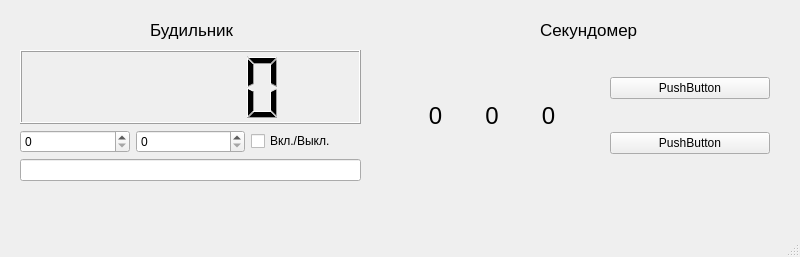
<?xml version="1.0" encoding="UTF-8"?>
<ui version="4.0">
 <class>MainWindow</class>
 <widget class="QMainWindow" name="MainWindow">
  <property name="geometry">
   <rect>
    <x>0</x>
    <y>0</y>
    <width>800</width>
    <height>257</height>
   </rect>
  </property>
  <property name="windowTitle">
   <string>MainWindow</string>
  </property>
  <widget class="QWidget" name="centralwidget">
   <widget class="QWidget" name="verticalLayoutWidget">
    <property name="geometry">
     <rect>
      <x>20</x>
      <y>50</y>
      <width>341</width>
      <height>131</height>
     </rect>
    </property>
    <layout class="QVBoxLayout" name="verticalLayout">
     <item>
      <widget class="QLCDNumber" name="lcdNumber"/>
     </item>
     <item>
      <layout class="QHBoxLayout" name="horizontalLayout">
       <item>
        <widget class="QSpinBox" name="sbHours">
         <property name="maximum">
          <number>23</number>
         </property>
        </widget>
       </item>
       <item>
        <widget class="QSpinBox" name="sbMinutes">
         <property name="maximum">
          <number>59</number>
         </property>
        </widget>
       </item>
       <item>
        <widget class="QCheckBox" name="checkBox">
         <property name="text">
          <string>Вкл./Выкл.</string>
         </property>
        </widget>
       </item>
      </layout>
     </item>
     <item>
      <widget class="QLineEdit" name="leResult"/>
     </item>
    </layout>
   </widget>
   <widget class="QWidget" name="horizontalLayoutWidget">
    <property name="geometry">
     <rect>
      <x>410</x>
      <y>50</y>
      <width>164</width>
      <height>131</height>
     </rect>
    </property>
    <layout class="QHBoxLayout" name="horizontalLayout_2">
     <item>
      <widget class="QLabel" name="label">
       <property name="font">
        <font>
         <pointsize>18</pointsize>
        </font>
       </property>
       <property name="text">
        <string>0</string>
       </property>
       <property name="alignment">
        <set>Qt::AlignCenter</set>
       </property>
      </widget>
     </item>
     <item>
      <widget class="QLabel" name="label_2">
       <property name="font">
        <font>
         <pointsize>18</pointsize>
        </font>
       </property>
       <property name="text">
        <string>0</string>
       </property>
       <property name="alignment">
        <set>Qt::AlignCenter</set>
       </property>
      </widget>
     </item>
     <item>
      <widget class="QLabel" name="label_3">
       <property name="font">
        <font>
         <pointsize>18</pointsize>
        </font>
       </property>
       <property name="text">
        <string>0</string>
       </property>
       <property name="alignment">
        <set>Qt::AlignCenter</set>
       </property>
      </widget>
     </item>
    </layout>
   </widget>
   <widget class="QWidget" name="verticalLayoutWidget_2">
    <property name="geometry">
     <rect>
      <x>610</x>
      <y>50</y>
      <width>160</width>
      <height>131</height>
     </rect>
    </property>
    <layout class="QVBoxLayout" name="verticalLayout_2">
     <item>
      <widget class="QPushButton" name="pushButton">
       <property name="text">
        <string>PushButton</string>
       </property>
      </widget>
     </item>
     <item>
      <widget class="QPushButton" name="pushButton_2">
       <property name="text">
        <string>PushButton</string>
       </property>
      </widget>
     </item>
    </layout>
   </widget>
   <widget class="QLabel" name="label_4">
    <property name="geometry">
     <rect>
      <x>150</x>
      <y>20</y>
      <width>111</width>
      <height>20</height>
     </rect>
    </property>
    <property name="font">
     <font>
      <pointsize>13</pointsize>
     </font>
    </property>
    <property name="text">
     <string>Будильник</string>
    </property>
   </widget>
   <widget class="QLabel" name="label_5">
    <property name="geometry">
     <rect>
      <x>540</x>
      <y>20</y>
      <width>131</width>
      <height>20</height>
     </rect>
    </property>
    <property name="font">
     <font>
      <pointsize>13</pointsize>
     </font>
    </property>
    <property name="text">
     <string>Секундомер</string>
    </property>
   </widget>
  </widget>
  <widget class="QMenuBar" name="menubar">
   <property name="geometry">
    <rect>
     <x>0</x>
     <y>0</y>
     <width>800</width>
     <height>26</height>
    </rect>
   </property>
  </widget>
  <widget class="QStatusBar" name="statusbar"/>
 </widget>
 <resources/>
 <connections/>
</ui>
